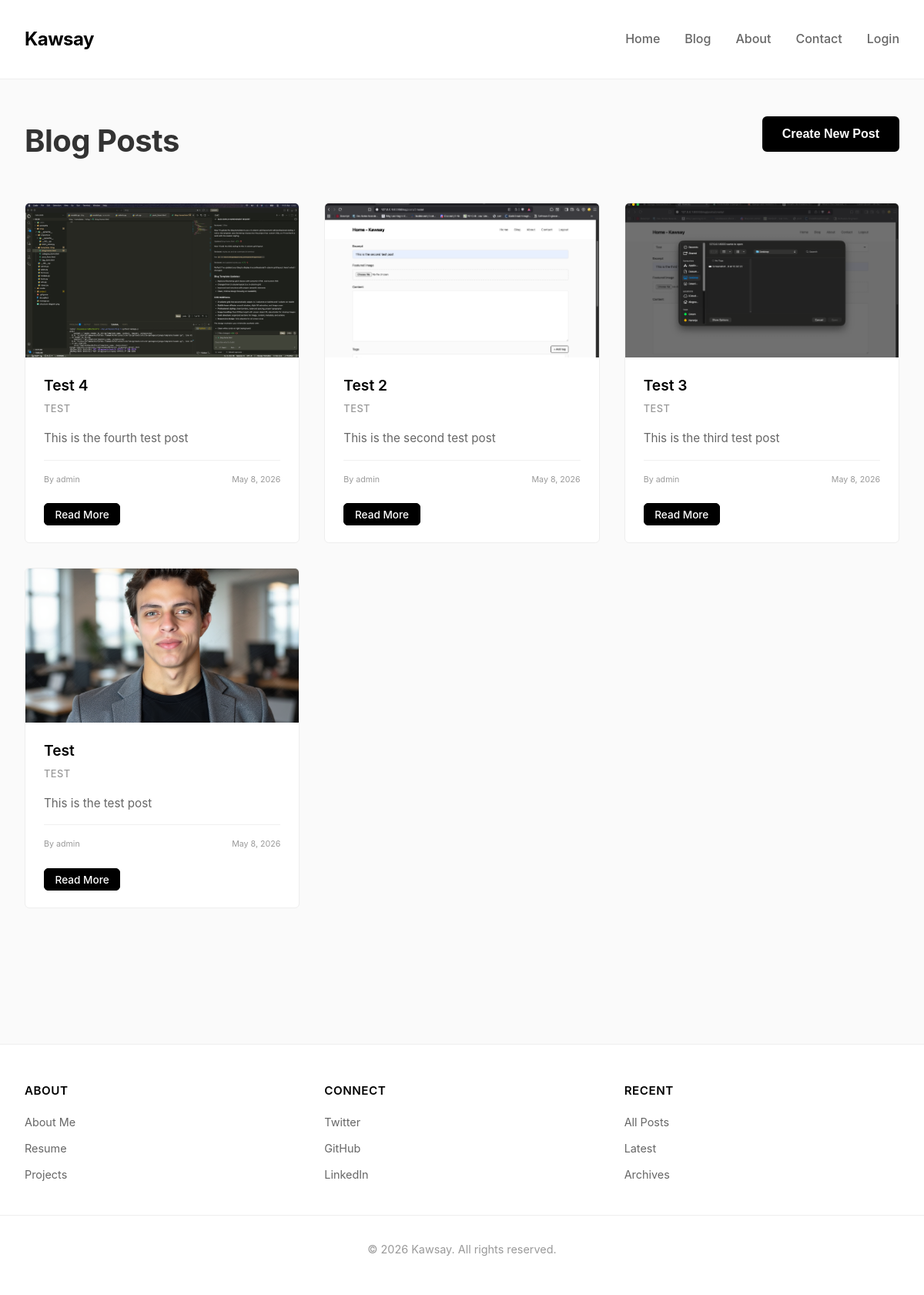
/blog/, run on an earlier commit of the app's database.
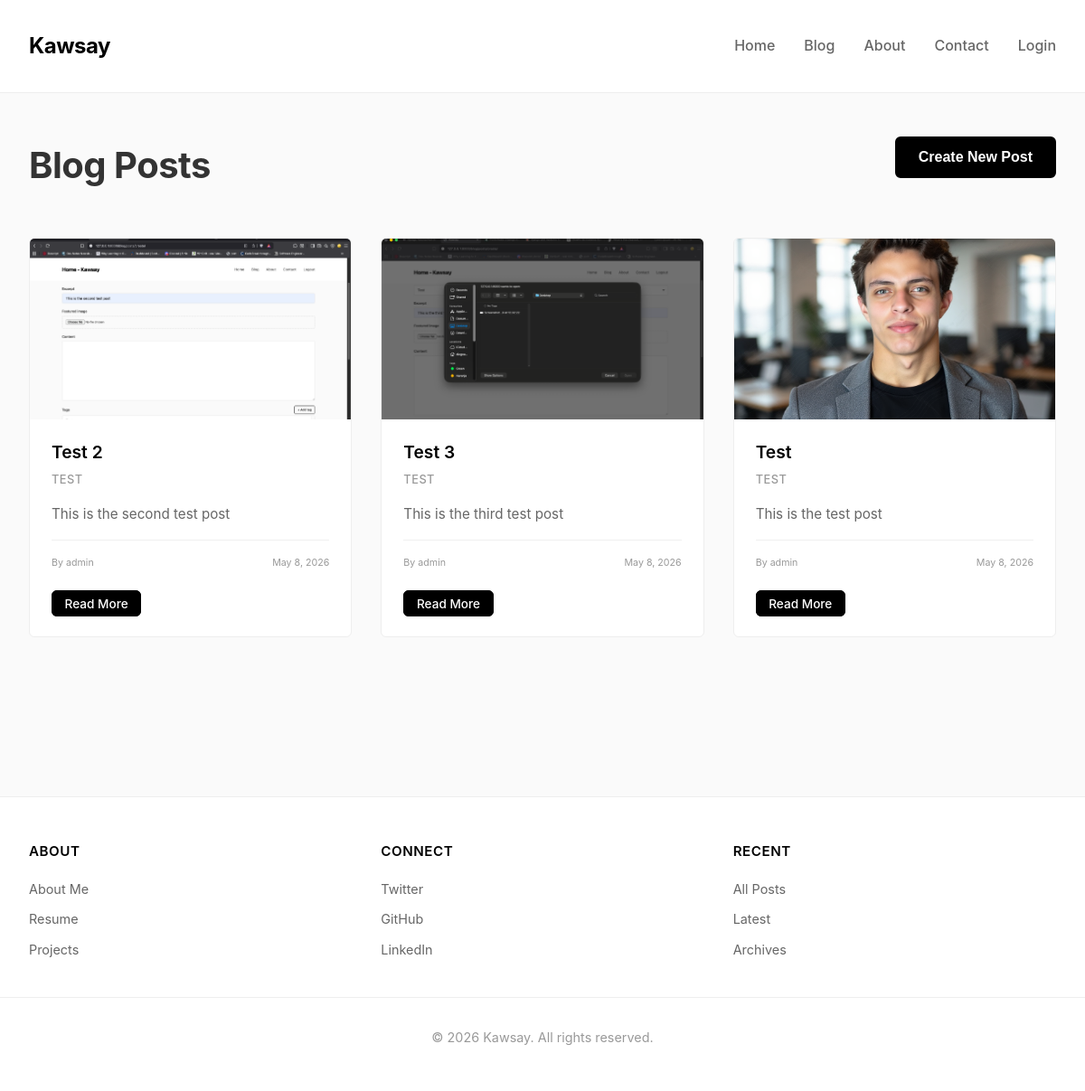
And on a later commit of the database.
### blog/models.py (models this page shows, shortened)
class Post(models.Model):
    author = models.ForeignKey(settings.AUTH_USER_MODEL, on_delete=models.CASCADE, related_name="posts")
    category = models.ForeignKey(Category, on_delete=models.CASCADE, related_name= "posts")
    title = models.CharField(max_length=100)
    featured_image = models.ImageField(upload_to="posts/featured/", blank=True, null=True)
    tags = models.ManyToManyField("Tag", related_name="posts", blank=True)
    slug = models.SlugField(unique=True, max_length=100, blank=True)
    excerpt = models.CharField(max_length=300)
    content = models.TextField()
    published_at = models.DateField(null=True, blank=True)
    created_at = models.DateField(auto_now_add=True)
    updated_at = models.DateField(auto_now=True)
    class Meta:
        ordering = ['-published_at', '-created_at']
        verbose_name_plural = "Posts"

class Category(models.Model):
    name = models.CharField(max_length=100)
    slug = models.SlugField(unique=True, max_length=100, blank=True)
    description = models.CharField(max_length=300)
    created_at = models.DateField(auto_now_add=True)
    class Meta:
        verbose_name_plural = "Categories"
        ordering = ['name']

### blog/views.py (the view)
# urls.py: path('', views.blog_home, name='blog-home'),
def blog_home(request):
    posts = Post.objects.all()
    total_posts = Post.objects.count()
    return render(request, 'blog/blog-home.html', {"posts": posts, "total_posts": total_posts})

### blog/templates/blog/blog-home.html
{% extends 'base.html' %}
{% block content %}
<div class="blog-section">
    <div class="blog-header">
        <div>
            <h1>Blog Posts</h1>
        </div>
        <div>
            <a href="{% url 'create-post' %}">
                <button class="btn btn-primary">Create New Post</button>
            </a>
        </div>
    </div>
    {% if posts %}
        <div class="blog-grid">
            {% for post in posts %}
                <article class="blog-card">
                    <div class="blog-card-image">
                        {% if post.featured_image %}
                            <img src="{{ post.featured_image.url }}" alt="{{ post.title }}">
                        {% else %}
                            <div class="blog-card-image-placeholder">
                                <span>No Image</span>
                            </div>
                        {% endif %}
                    </div>
                    <div class="blog-card-content">
                        <h3 class="blog-card-title">{{ post.title }}</h3>
                        <p class="blog-card-category">{{ post.category.name }}</p>
                        <p class="blog-card-excerpt">{{ post.excerpt }}</p>
                        <div class="blog-card-meta">
                            <small class="blog-card-author">By {{ post.author.username }}</small>
                            <small class="blog-card-date">{{ post.created_at }}</small>
                        </div>
                    </div>
                    <div class="blog-card-footer">
                        <a href="{% url 'post-detail' post.slug %}" class="btn btn-sm btn-primary">Read More</a>
                    </div>
                </article>
            {% endfor %}
        </div>
    {% else %}
        <div class="blog-empty-state">
            No posts yet. Create your first post!
        </div>
    {% endif %}
</div>
{% endblock %}

What changed in the data, as far as the page shows it:
removed Post: featured_image (picture), title "Test 4", category.name "TEST", excerpt "This is the fourth test post", author.username "admin", created_at "May 8, 2026"
